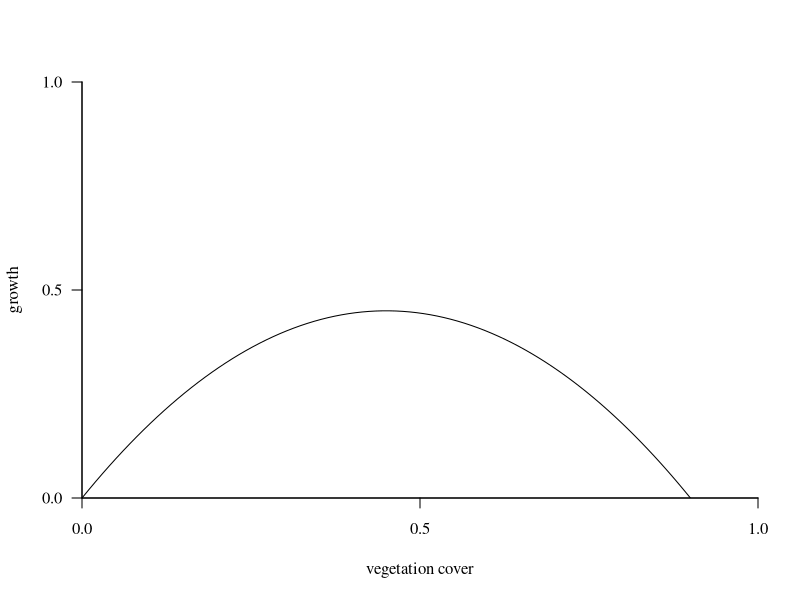
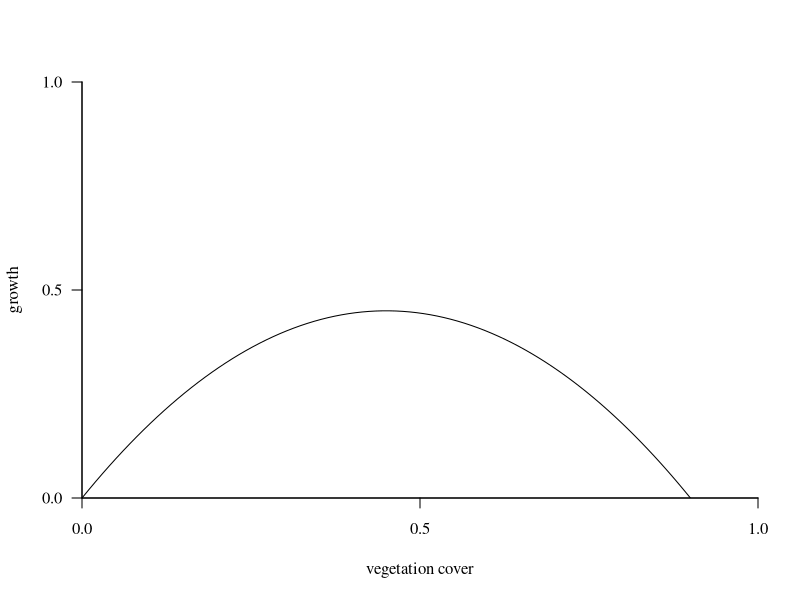
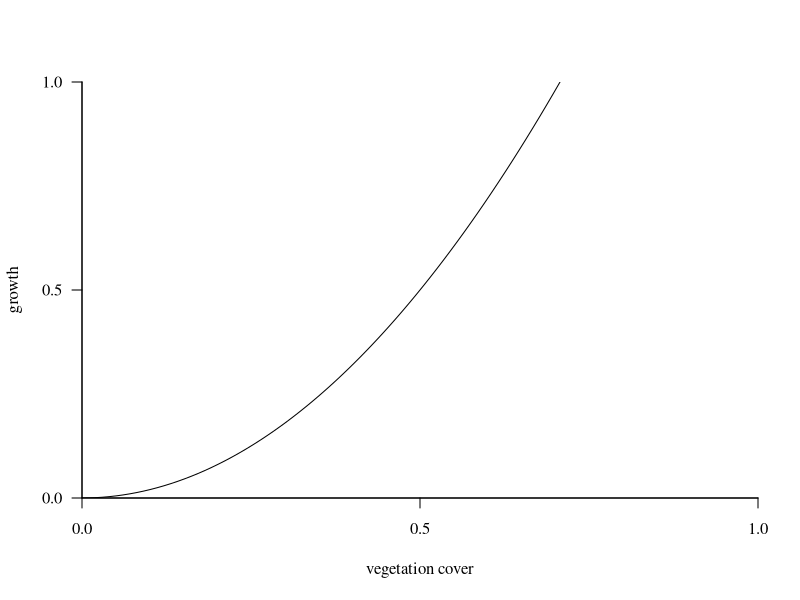
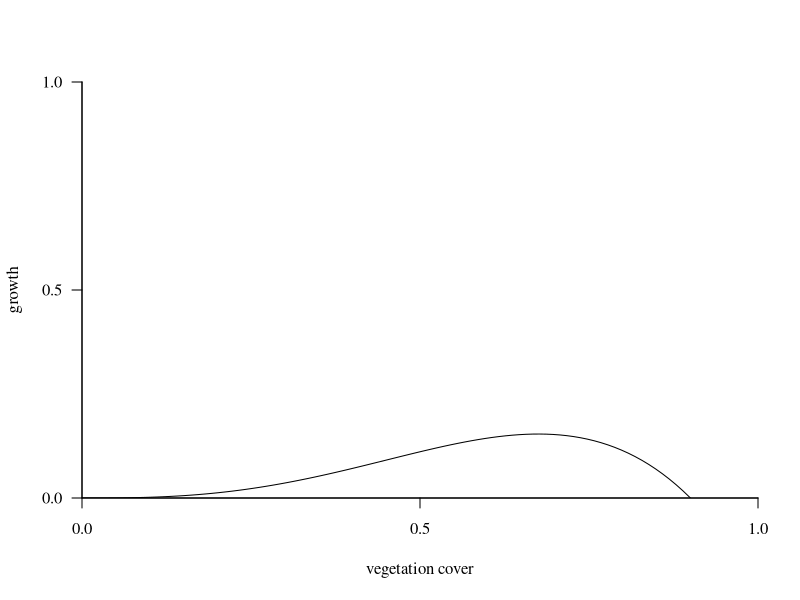
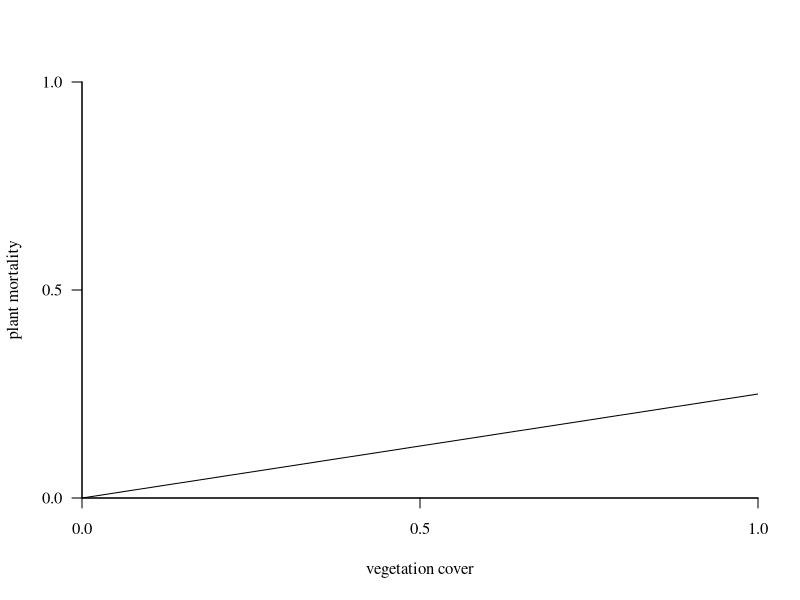
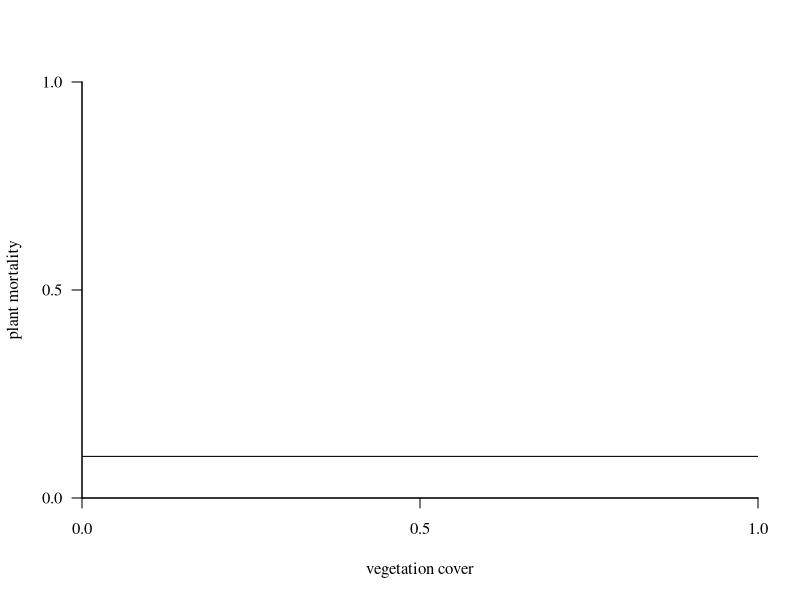
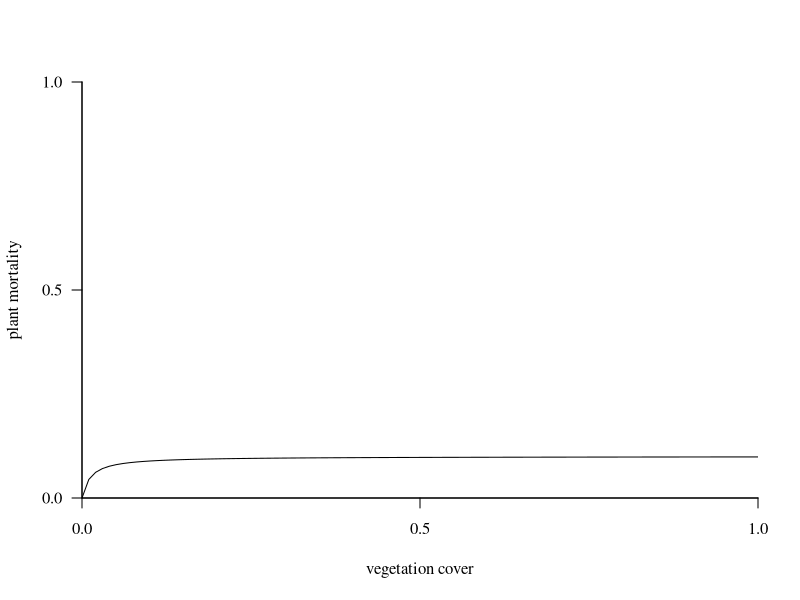
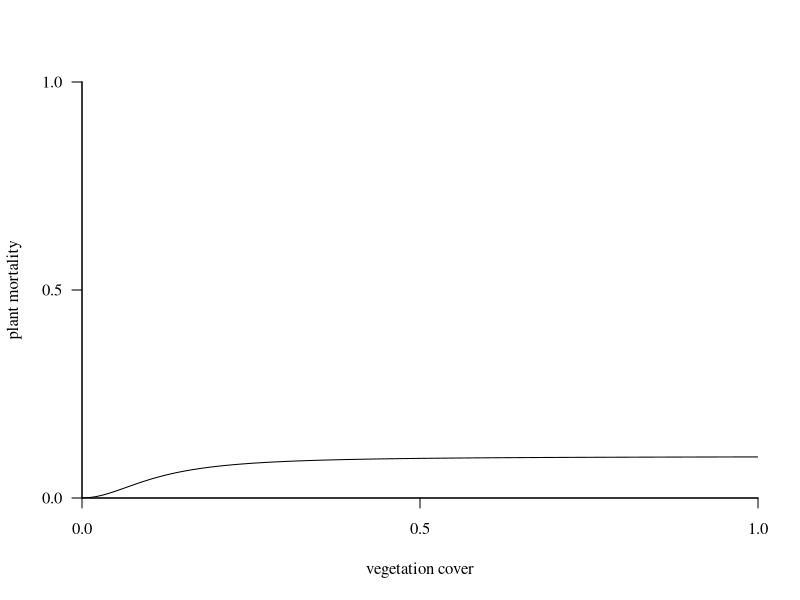

These figures' R source, in order:
## ---- chunk 1
# Default plotting function

defplot <- function(...) plot(..., 
            type = "l", 
            bty = "l", cex = 0.7, las = 1, 
            family = "Times",
            xlim = c(0,1), ylim = c(0,1), 
            xaxs = "i", yaxs = "i", 
            xaxp = c(0,1,2), yaxp = c(0,1,2), 
            xlab = "vegetation cover") 

rho <- seq(0,1,length = 100)

## ---- chunk 2

G <- function(P, r = 2, K = 0.9) r*P*(1-P/K)

defplot(rho, G(rho), ylab = "growth")

## ---- chunk 3
G <- function(P, r = 2, K = 0.9) r*P*(1-P/K)

defplot(rho, G(rho), ylab = "growth")

## ---- chunk 4


r <- function(P, r_0 = 2, a = 2) r_0*P^a

defplot(rho, r(rho), ylab = "growth")


G <- function(P, r_0 = 2, a = 2, K = 0.9) r(P, r_0, a)*P*(1-P/K)

defplot(rho, G(rho), ylab = "growth")

## ---- chunk 5
C <- function(V, m = 0.25) (m*V)

defplot(rho, C(rho), ylab = "plant mortality")

## ---- chunk 6
C <- function(V, m = 0.1) m + V*0

defplot(rho, C(rho), ylab = "plant mortality")

## ---- chunk 7
C <- function(V, a = 8, h = 10) (a*V)/(1+a*h*V)

defplot(rho, C(rho), ylab = "plant mortality")

## ---- chunk 8
C <- function(V, a = 8, h = 10, q = 1) (a*V^(1+q))/(1+a*h*(V^(1+q)) ) 

defplot(rho, C(rho), ylab = "plant mortality")

## ---- chunk 9

defplot(rho, G(rho), ylab = "growth", col = "green3")
lines(rho, C(rho, a = 10, q = 1))
lines(rho, rep(0.1, length(rho)))
lines(rho, C(rho, a = 3, q = 0))
lines(rho, C(rho, a = .2, h = 0.00001, q = 0))

## ---- chunk 10

defplot(rho, G(rho), ylab = "growth", col = "green3")
m <- rho*0.05
lines(rho, m, lty = 2)
lines(rho, m+C(rho, a = 10, q = 1))
lines(rho, m+rep(0.1, length(rho)))
lines(rho, m+C(rho, a = 3, q = 0))
lines(rho, m+C(rho, a = .2, h = 0.00001, q = 0))

